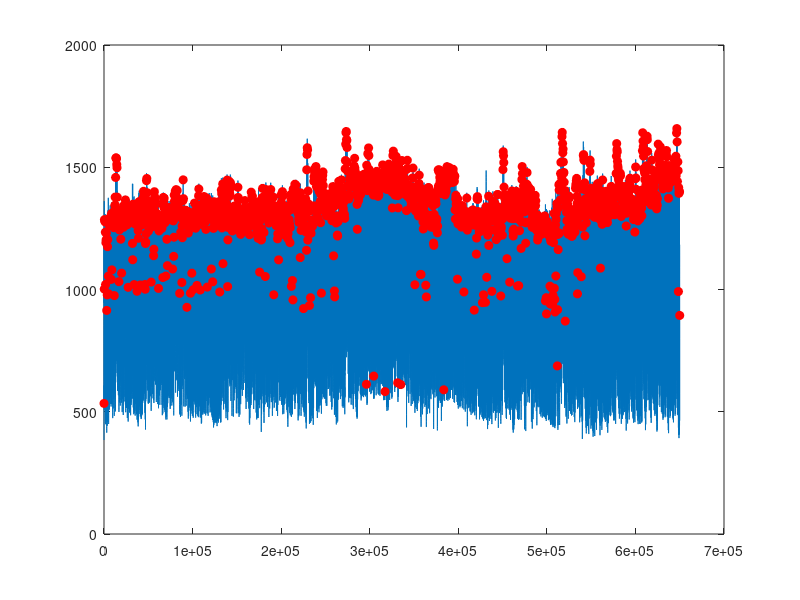

Write the MATLAB code that produced this figure. (Note: this script raises an error after producing the figure.)
clc;
clear;
load('107m.mat');

% real time processing (try)
% y is the test data
N = 650000;
y = zeros(1, N);
y(1, 1:N) = val(1, 1:N);
Fs = 360;

% cut DC bias
%y2 = y - 300;

% 60-Hz moving average filter (8-pt)
pt = 8;
f1 = ones(1, pt) / pt;
y2 = conv(y, f1, 'same');

% dealing with group delay
%t = 0 : 1 : N-1;
%delay = -2;
%[y2, t] = Seqshift(y2, t, delay)

% difference filter(slope calculation)
f2 = [1 -1];
y3 = conv(y2, f2, 'same');

% squaring
y4 = y3 .* y3;

% low pass filter
pt2 = 23;
f3 = ones(1, pt2) / pt2;
y5 = conv(y4, f3, 'same');

% threshold
[~,locs_Rwave] = findpeaks(y5,'MinPeakHeight', 700, 'MinPeakDistance',30);

delay = 0;
t = 0 : 1 : N-1;
locs_Rwave = locs_Rwave + delay;
plot(t,y2);
hold on
plot(locs_Rwave,y2(locs_Rwave),'ro','MarkerFaceColor','r');
hold off
%%
locs_Rwave_final = round(locs_Rwave / Fs, 2);

%read the data
xlsFile = '100.xlsx';
[Data, headerText] = xlsread(xlsFile);

truth = Data';
truth2 = truth;
result = 0;
TP = 0;
for i = 2:length(truth)
    truth2(i) = truth2(i) + truth2(i - 1);
end   
truth2 = round(truth2, 2);

for i = 1:length(locs_Rwave_final)
    if truth2(1, i) == locs_Rwave_final(1, i)
        TP = TP + 1;
    end
end
TP
FN = length(truth2) - TP
FP = length(locs_Rwave_final) - TP
TN = N - TP - FN - FP
